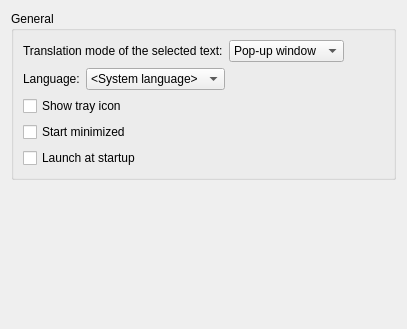
      <widget class="QWidget" name="generalWidget">
       <layout class="QVBoxLayout" name="verticalLayout_3">
        <item>
         <widget class="QGroupBox" name="generalGroupBox">
          <property name="title">
           <string>General</string>
          </property>
          <layout class="QVBoxLayout" name="verticalLayout_6">
           <item>
            <layout class="QHBoxLayout" name="windowModeHorizontalLayout">
             <item>
              <widget class="QLabel" name="windowModeLabel">
               <property name="text">
                <string>Translation mode of the selected text:</string>
               </property>
              </widget>
             </item>
             <item>
              <widget class="QComboBox" name="windowModeComboBox">
               <item>
                <property name="text">
                 <string>Pop-up window</string>
                </property>
               </item>
               <item>
                <property name="text">
                 <string>Main window</string>
                </property>
               </item>
              </widget>
             </item>
             <item>
              <spacer name="windowModeHorizontalSpacer">
               <property name="orientation">
                <enum>Qt::Horizontal</enum>
               </property>
               <property name="sizeHint" stdset="0">
                <size>
                 <width>40</width>
                 <height>20</height>
                </size>
               </property>
              </spacer>
             </item>
            </layout>
           </item>
           <item>
            <layout class="QHBoxLayout" name="languageHorizontalLayout">
             <item>
              <widget class="QLabel" name="languageLabel">
               <property name="sizePolicy">
                <sizepolicy hsizetype="Minimum" vsizetype="Minimum">
                 <horstretch>0</horstretch>
                 <verstretch>0</verstretch>
                </sizepolicy>
               </property>
               <property name="text">
                <string>Language:</string>
               </property>
              </widget>
             </item>
             <item>
              <widget class="QComboBox" name="languageComboBox">
               <item>
                <property name="text">
                 <string>&lt;System language&gt;</string>
                </property>
               </item>
               <item>
                <property name="text">
                 <string notr="true">English</string>
                </property>
                <property name="icon">
                 <iconset resource="../data/resources.qrc">
                  <normaloff>:/icons/flags/en.svg</normaloff>:/icons/flags/en.svg</iconset>
                </property>
               </item>
               <item>
                <property name="text">
                 <string notr="true">Русский</string>
                </property>
                <property name="icon">
                 <iconset resource="../data/resources.qrc">
                  <normaloff>:/icons/flags/ru.svg</normaloff>:/icons/flags/ru.svg</iconset>
                </property>
               </item>
              </widget>
             </item>
             <item>
              <spacer name="languageHorizontalSpacer">
               <property name="orientation">
                <enum>Qt::Horizontal</enum>
               </property>
               <property name="sizeHint" stdset="0">
                <size>
                 <width>13</width>
                 <height>13</height>
                </size>
               </property>
              </spacer>
             </item>
            </layout>
           </item>
           <item>
            <layout class="QHBoxLayout" name="checkForUpdatesLayout"/>
           </item>
           <item>
            <widget class="QCheckBox" name="trayCheckBox">
             <property name="text">
              <string>Show tray icon</string>
             </property>
            </widget>
           </item>
           <item>
            <widget class="QCheckBox" name="startMinimizedCheckBox">
             <property name="enabled">
              <bool>true</bool>
             </property>
             <property name="text">
              <string>Start minimized</string>
             </property>
            </widget>
           </item>
           <item>
            <widget class="QCheckBox" name="autostartCheckBox">
             <property name="text">
              <string>Launch at startup</string>
             </property>
            </widget>
           </item>
          </layout>
         </widget>
        </item>
        <item>
         <spacer name="generalSpacer">
          <property name="orientation">
           <enum>Qt::Vertical</enum>
          </property>
          <property name="sizeHint" stdset="0">
           <size>
            <width>20</width>
            <height>138</height>
           </size>
          </property>
         </spacer>
        </item>
       </layout>
      </widget>
